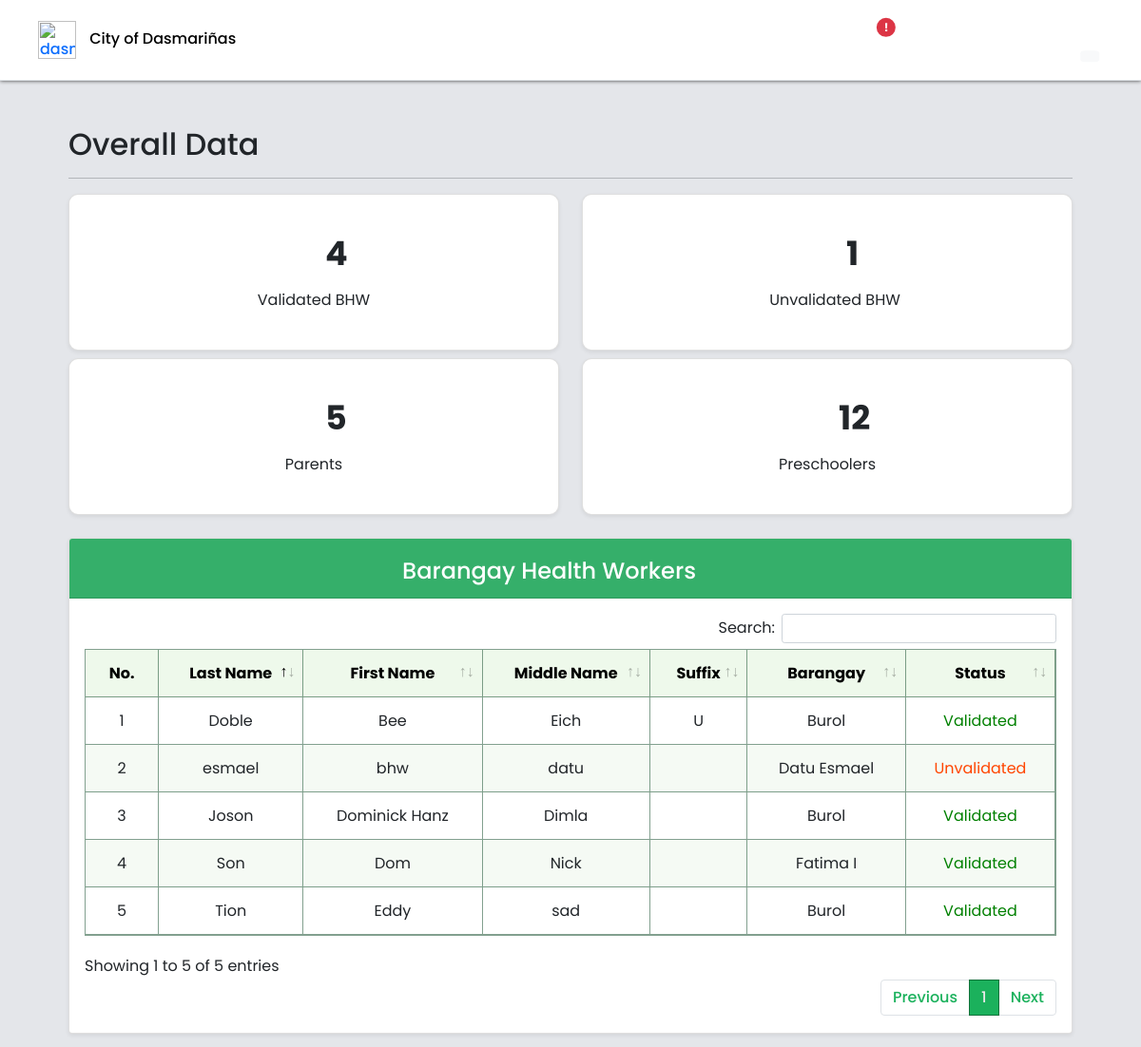
/ahome (signed in, upper part), run on an earlier commit of the app's database.
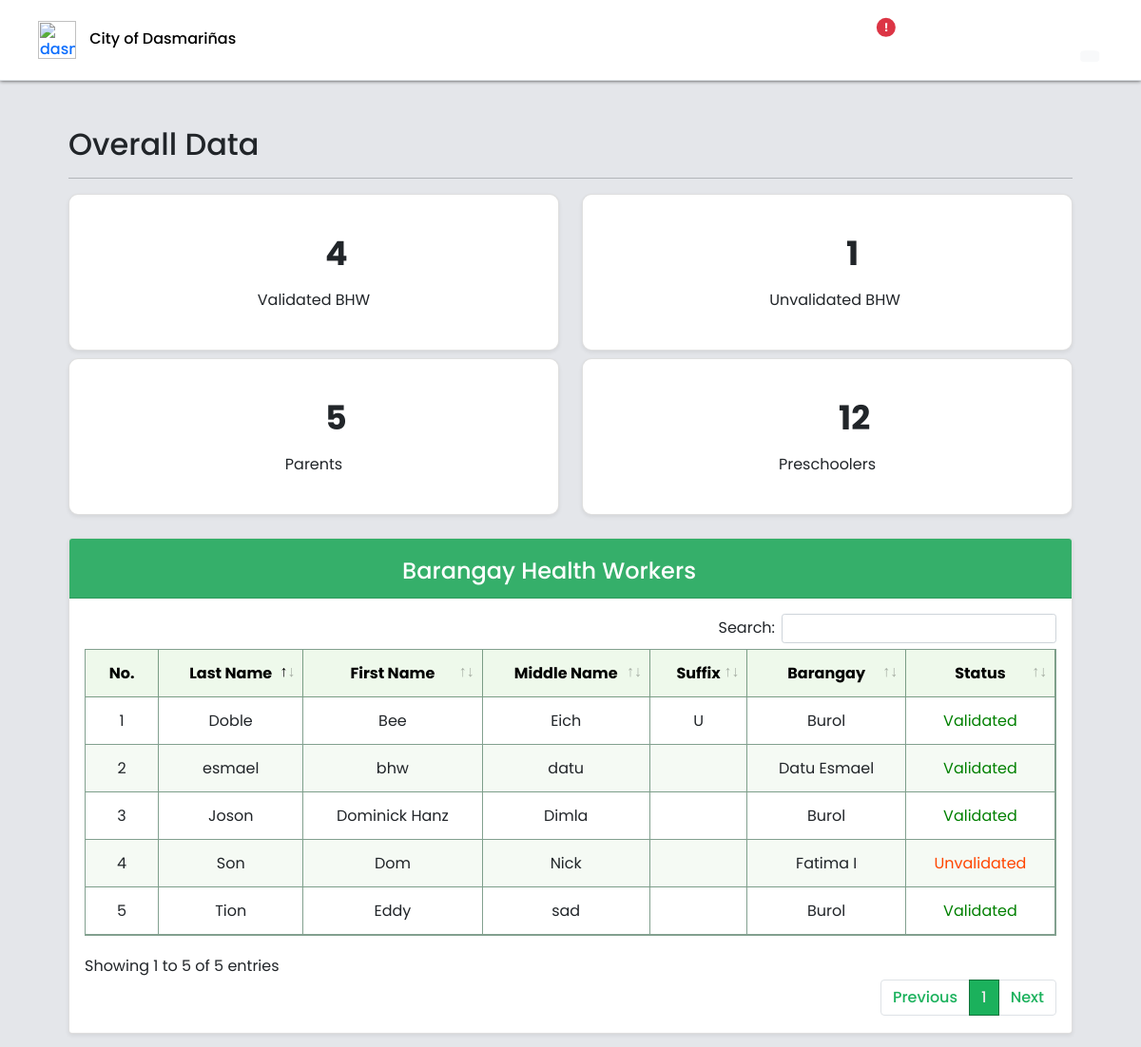
And on a later commit of the database.
### profilingApp/models.py (models this page shows, shortened)
class BarangayHealthWorker(Model):
    user = models.OneToOneField(CustomUser, on_delete=CASCADE, primary_key=True)
    is_validated = models.BooleanField(default=False)
    bhw_barangay = models.ForeignKey(Barangay, on_delete=CASCADE)
    history = HistoricalRecords()

class CustomUser(AbstractUser):
    USER_TYPE = [('Choose User Type', 'Choose User Type'),
                 ('Admin', 'Administrator'),
                 ('BHW', 'Barangay Health Worker'),
                 ('P/G', 'Parent/Guardian')]
    username = None
    email = models.EmailField(_('email address'), unique=True)
    user_type = models.CharField(max_length=100, choices=USER_TYPE)
    middle_name = models.CharField(max_length=100, null=True)
    suffix_name = models.CharField(max_length=100, null=True, blank=True)
    phone_num = models.CharField(max_length=100, null=True)
    history= HistoricalRecords()
    USERNAME_FIELD = 'email'
    REQUIRED_FIELDS = []
    objects = CustomUserManager()

class Barangay(Model):
    brgy_name = models.CharField(max_length=500)
    brgy_phone = models.CharField(max_length=100, null=True, blank=True)
    brgy_address = models.CharField(max_length=500, null=True, blank=True)
    def __str__(self) -> str:
        return f'{self.brgy_name}'

### profilingApp/views.py (the view)
# urls.py: path('ahome', views.admin_home, name='admin_home'),
@login_required(login_url='login_registration')
def admin_home(request):
    if request.user.is_authenticated and request.user.user_type == 'Admin':
        all_bhw = BarangayHealthWorker.objects.all()
        validated_status = BarangayHealthWorker.objects.filter(
            is_validated=True).count()
        invalidated_status = BarangayHealthWorker.objects.filter(
            is_validated=False).count()
        parent_count = Parent.objects.all().count()
        preschooler_count = Preschooler.objects.all().count()
        count_list = [validated_status, invalidated_status,
                    parent_count, preschooler_count]
        data_json = dumps(count_list)
        context = {'bhws': all_bhw,
                'validated_count': validated_status,
                'invalidated_count': invalidated_status,
                'parent_count': parent_count,
                'preschooler_count': preschooler_count,
                'count_data': data_json}
        return render(request, 'activities/Admin Home.html', context)
    elif request.user.is_authenticated and request.user.user_type == 'BHW':
        return redirect('bhw_home')
    elif request.user.is_authenticated and request.user.user_type == 'P/G':
        return redirect('parent_home')

### profilingApp/templates/activities/Admin Home.html (shortened to what the changed rows need)
{% load static %}
<html lang="en">
<head>
     <link rel="stylesheet" href="{% static '/CSS/DataTables/datatables.min.css' %}">
     <link rel="stylesheet" href="{% static '/CSS/styles.css' %}">
     <link rel="stylesheet" href="{% static '/CSS/font-awesome/css/all.min.css' %}">
     <link rel="stylesheet" href="{% static '/CSS/css/bootstrap.min.css' %}">
    {% block dashboard%}
</head>
<body>
    <div id="grid" class="container-fluid">
        <div class="container-grid">
            <h2 style="text-align:left;">Overall Data</h2>
            <div class="row d-flex align-items-stretch ">
                <div class="col-xxl-8 col-lg-12 ">
                    <div class="row mb-3 align-items-stretch">
                        <div class="col-xxl-3 col-sm-6 mb-2">
                            <div class="card hoverable shadow-sm bg-white  d-flex align-items-stretch " style="height: 165px; border-radius: 10px;">
                                <div class="card-body p-3 d-flex flex-column align-items-stretch justify-content-center">
                                    <div class="row">
                                        <div class="col-6 d-flex justify-content-start text-center align-items-center" >
                                            <div class="row d-flex justify-content-center text-center align-items-stretch">
                                                <h1 class="card-title m-0 fw-bold" style="font-size: 35px;">{{ validated_count }}</h1>
                                            </div>
                                        </div>
                                    </div>
                                </div>
                            </div>
                        </div>
                        <div class="col-xxl-3 col-sm-6 mb-2 ">
                            <div class="card hoverable shadow-sm bg-white  d-flex align-items-stretch flex-wrap " style="height: 165px; border-radius: 10px;">
                                <div class="card-body p-3  ms-3 d-flex flex-column align-items-stretch justify-content-center">
                                    <div class="row">
                                        <div class="col-6 d-flex justify-content-start text-center align-items-center" >
                                            <div class="row d-flex justify-content-center text-center align-items-stretch">
                                                <h1 class="card-title m-0 fw-bold" style="font-size: 35px;">{{ invalidated_count }}</h1>
                                            </div>
                                        </div>
                                    </div>
                                </div>
                            </div>
                        </div>
                        <div class="col-xxl-3 col-sm-6 mb-2">
                            <div class="card hoverable shadow-sm bg-white  d-flex align-items-stretch " style="height: 165px; border-radius: 10px;">
                                <div class="card-body p-4  d-flex flex-column align-items-stretch justify-content-center">
                                    <div class="row">
                                        <div class="col-6 d-flex justify-content-start text-center align-items-center" >
                                            <div class="row d-flex justify-content-center text-center align-items-stretch">
                                                <h1 class="card-title m-0 fw-bold" style="font-size: 35px;">{{ parent_count }}</h1>
                                            </div>
                                        </div>
                                    </div>
                                </div>
                            </div>
                        </div>
                        <div class="col-xxl-3 col-sm-6 mb-2">
                            <div class="card hoverable shadow-sm bg-white d-flex align-items-stretch " style="height: 165px; border-radius: 10px;">
                                <div class="card-body p-4  d-flex flex-column align-items-stretch justify-content-center">
                                    <div class="row">
                                        <div class="col-6 d-flex justify-content-start text-center align-items-center" >
                                            <div class="row d-flex justify-content-center text-center align-items-stretch">
                                                <h1 class="card-title m-0 fw-bold" style="font-size: 35px;">{{ preschooler_count }}</h1>
                                            </div>
                                        </div>
                                    </div>
                                </div>
                            </div>
                            </div>
                        </div>
                        <div class='row d-flex align-items-stretch mb-3'>
                            <div class="col-xl-12">
                                <div class="card shadow-sm bg-white h-100">
                                    <div class="card-body p-3 ">
                                        <div class="table-responsive">
                                            <table class="table table-hover" style="border:none " id="user_list">
                                                <thead>
                                                    <tr>
                                                        <th scope="col" class="text-center">No.</th>
                                                        <th scope="col" class="text-center">Last Name</th>
                                                        <th scope="col" class="text-center">First Name</th>
                                                        <th scope="col" class="text-center">Middle Name</th>
                                                        <th scope="col" class="text-center">Suffix</th>
                                                        <th scope="col" class="text-center">Barangay</th>
                                                        <th scope="col" class="text-center">Status</th>
                                                    </tr>
                                                </thead>
                                                <tbody>
                                                    {% for bhw in bhws %}
                                                    <tr>
                                                        <td class="text-center"></td>
                                                        <td class="text-center">{{ bhw.user.last_name }}</td>
                                                        <td class="text-center">{{ bhw.user.first_name }}</td>
                                                        <td class="text-center">{{ bhw.user.middle_name }}</td>
                                                        <td class="text-center">{{ bhw.user.suffix_name }}</td>
                                                        <td class="text-center">{{ bhw.bhw_barangay}}</td>
                                                        {% if bhw.is_validated is True %}
                                                            <td class="text-center" style="color: green;">Validated</td>
                                                        {% else %}
                                                            <td class="text-center" style="color: orangered;">Unvalidated</td>
                                                        {% endif %}
                                                    </tr>
                                                    {% endfor %}
                                                </tbody>
                                            </table>
                                        </div>
                                    </div>
                                </div>
                            </div>
                        </div>
                </div>
            </div>
        </div>
    </div>
{% endblock %}
</body>
</html>

What changed in the data, as far as the page shows it:
changed BarangayHealthWorker "Son": is_validated "Validated" → "Unvalidated"
changed BarangayHealthWorker "esmael": is_validated "Unvalidated" → "Validated"
